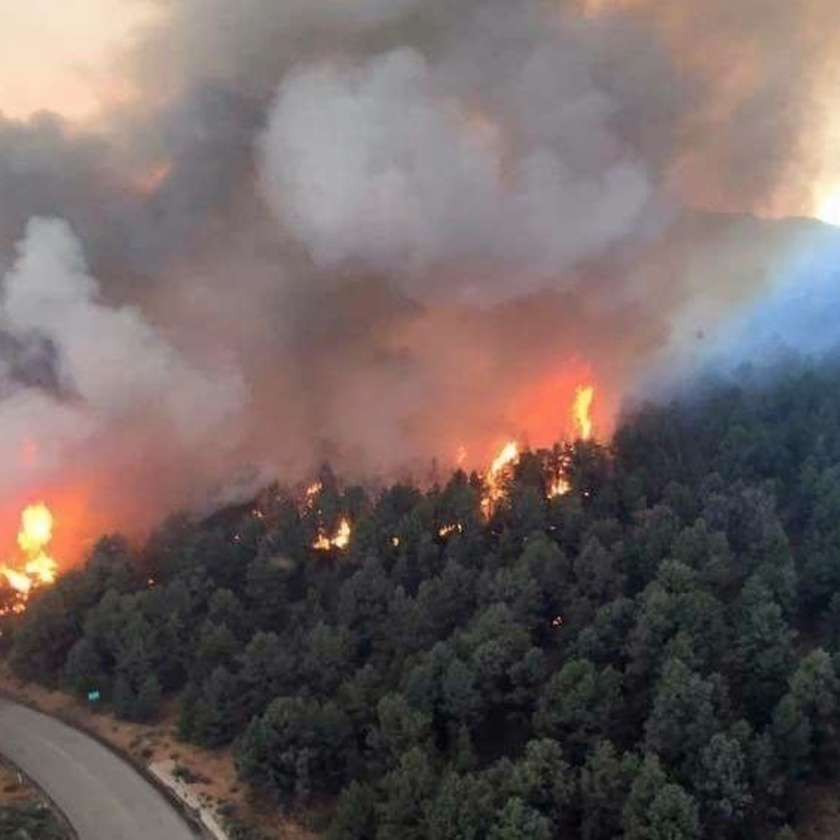
//> input picture hw1/fire.jpg, 840 x 840 px, shrunk from 1200 x 1200 before the run
$ ./hw1_2_b   (built with g++ and OpenCV 4)
//> lines starting //> are read from the running program, lines starting //| are printed output that depends on the picture; after the words box and inside, x2 and y2 are one past the last pixel; in counts of white or black regions, pixels touching at a corner belong together
#include <filesystem>
#include <opencv2/geometry.hpp>
#include <opencv2/opencv.hpp>
#include <string>
#include <vector>

int main() {
    const std::string current_dir = std::filesystem::path(__FILE__).parent_path().string();
    const std::string filename = current_dir + "/fire.jpg";
    cv::Mat image = cv::imread(filename);
//> image is the input picture: 840 rows x 840 cols, CV_8UC3; mean B, G, R 96.9, 98.6, 111.1
    cv::Scalar lowerBound(20, 220, 220);
    cv::Scalar upperBound(190, 255, 255);
    cv::Mat mask;
    cv::inRange(image, lowerBound, upperBound, mask);
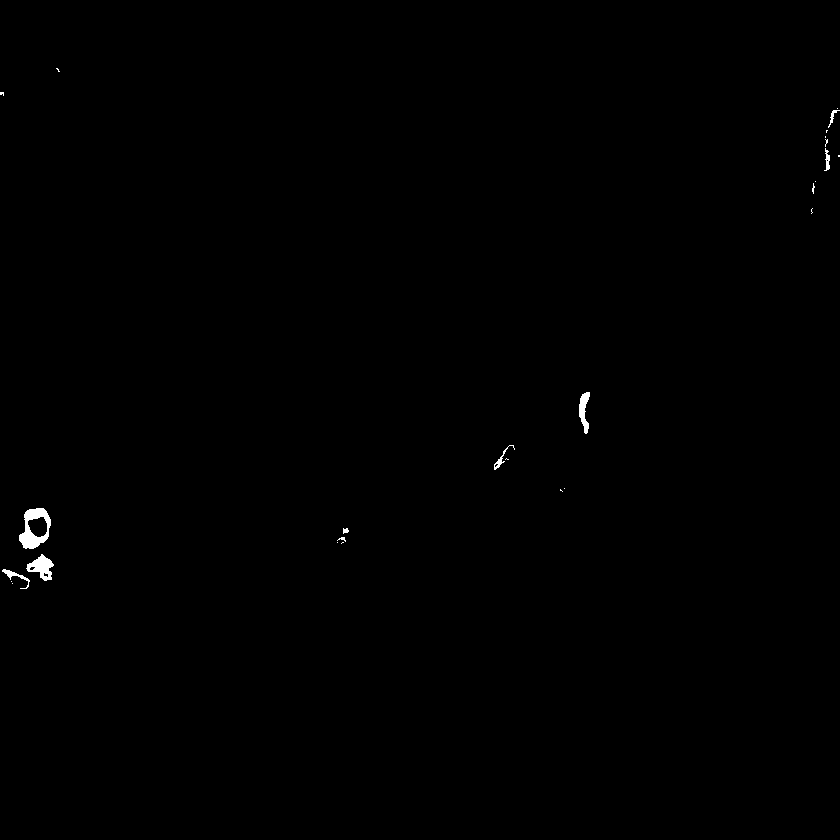
//> mask: 840 rows x 840 cols, CV_8UC1; 0.25% white; 26 white regions (17 under 20 px)
    std::vector<std::vector<cv::Point>> contours;

    cv::findContours(mask, contours, cv::RETR_EXTERNAL, cv::CHAIN_APPROX_SIMPLE);
//> contours = 26 contours, 19 with area under 20; largest, box (x1, y1, x2, y2) and area: (19, 508, 51, 549) 896, (26, 554, 54, 581) 366, (579, 392, 590, 434) 212, (2, 569, 30, 589) 83, (494, 445, 515, 470) 57, (824, 148, 830, 171) 48, (828, 110, 840, 128) 30

    // =========================
    // 畫 Bounding Box
    // =========================

    for (const auto& contour : contours) {
        // 過濾太小的雜訊
        double area = cv::contourArea(contour);

        if (area > 110) {
            cv::Rect box = cv::boundingRect(contour);

            // 畫在原圖上
            cv::rectangle(image, box, cv::Scalar(0, 0, 255), // 紅色
                          5                                  // 線寬
            );
        }
    }
//> this loop made 26 passes
//> (area, box) on passes 4, 9, 14: (366, Rect(26, 554, 28, 27)), (896, Rect(19, 508, 32, 41)), (212, Rect(579, 392, 11, 42))
//> area on passes 3, 13, 19, 23: 83, 57, 48, 29.5
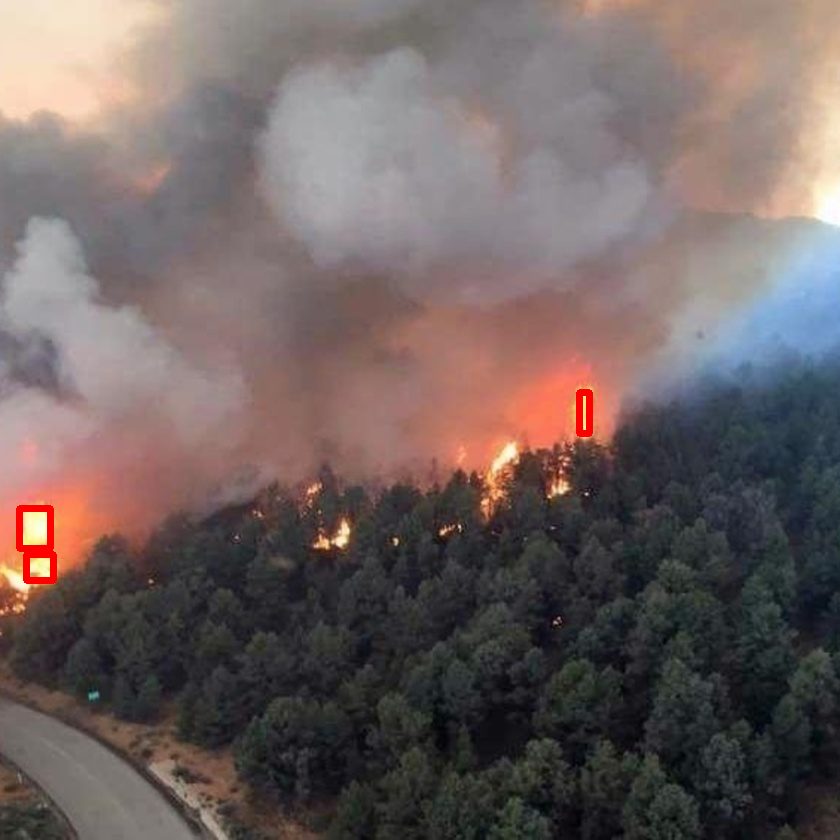
//> image: 840 rows x 840 cols, CV_8UC3; 0.34% of pixels changed, all inside (x1, y1, x2, y2) = (16, 389, 593, 584)

    // =========================
    // 顯示圖片
    // =========================

    cv::namedWindow("window", cv::WINDOW_NORMAL);

    cv::imshow("window", image);

    cv::waitKey(0);
    cv::destroyAllWindows();

    return 0;
}
